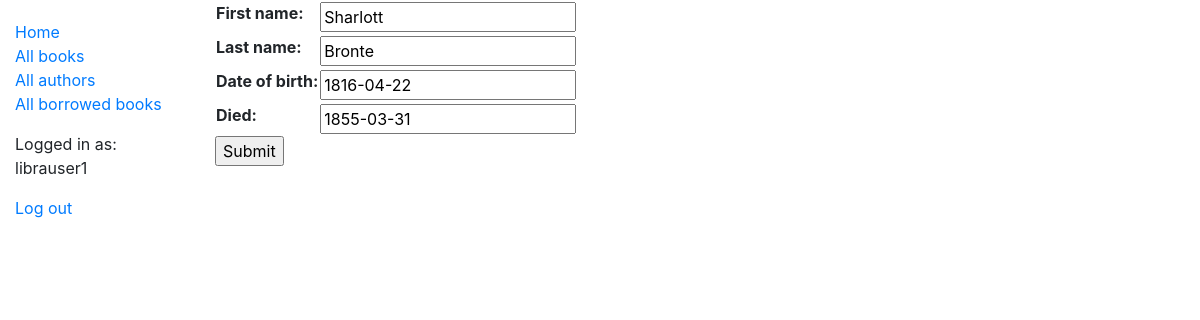
The page /catalog/author/4/update (signed in) on the database its author committed.
### catalog/models.py (models this page shows, shortened)
class Author(models.Model):
    first_name = models.CharField(max_length=100)
    last_name = models.CharField(max_length=100)
    date_of_birth = models.DateField(blank=True, null=True)
    date_of_death = models.DateField('Died', blank=True, null=True)
    class Meta:
        ordering=['last_name','first_name']
        permissions = (
            ("can_edit_authors", "Create, update, delete"),
        )

### catalog/views.py (the view)
# urls.py: path('author/<int:pk>/update', views.AuthorUpdate.as_view(), name='author_update'),
class AuthorUpdate(PermissionRequiredMixin, UpdateView):
    permission_required = 'catalog.can_edit_authors'
    model = Author
    fields = ['first_name', 'last_name', 'date_of_birth', 'date_of_death']

### catalog/templates/catalog/author_form.html (shortened to what this page needs)
{% extends "base_generic.html" %}
{% block content %}
  <form action="" method="post">
    <table>
    {{ form.as_table }}
    </table>
    <input type="submit" value="Submit">
  </form>
{% endblock %}

### catalog/templates/base_generic.html (shortened to what this page needs)
<!DOCTYPE html>
<html lang="en">
<head>
  <link rel="stylesheet" href="https://stackpath.bootstrapcdn.com/bootstrap/4.1.3/css/bootstrap.min.css">
  {% load static %}
  <link rel="stylesheet" href="{% static 'css/styles.css' %}">
</head>
<body>
  <div class="container-fluid">
    <div class="row">
      <div class="col-sm-2">
      {% block sidebar %}
        <ul class="sidebar-nav">
          <li><a href="{% url 'index' %}">Home</a></li>
          <li><a href="{% url 'books' %}">All books</a></li>
          <li><a href="{% url 'authors' %}">All authors</a></li>
          {% if perms.catalog.can_mark_returned %}
          <li><a href="{% url 'all-borrowed' %}">All borrowed books</a></li>
          {% endif %}
        </ul>
        {% if user.is_authenticated %}
          <p>Logged in as: {{ user.get_username }}</p>
          <a href="{% url 'logout' %}?next={{request.path}}">Log out</a>
        {% else %}
          <a href="{% url 'login' %}?next={{request.path}}">Log in</a>
        {% endif %}
 {% endblock %}
      </div>
      <div class="col-sm-10 ">{% block content %}{% endblock %}
      </div>
    </div>
  </div>
</body>
</html>

### catalog/static/styles.css (style rules this page uses)
.sidebar-nav { margin-top: 20px; padding: 0; list-style: none; }

### rows shown on the page
Author: first_name "Sharlott", last_name "Bronte", date_of_birth "1816-04-22", date_of_death "1855-03-31"

### other values the page prints
{{ user.get_username }} "librauser1"
